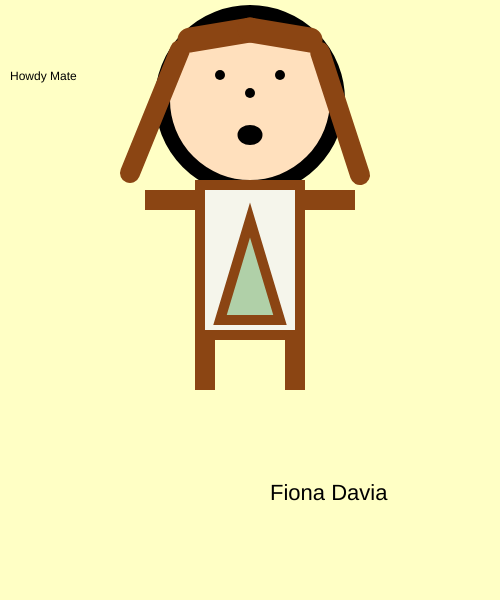
Frame 1 (no input)
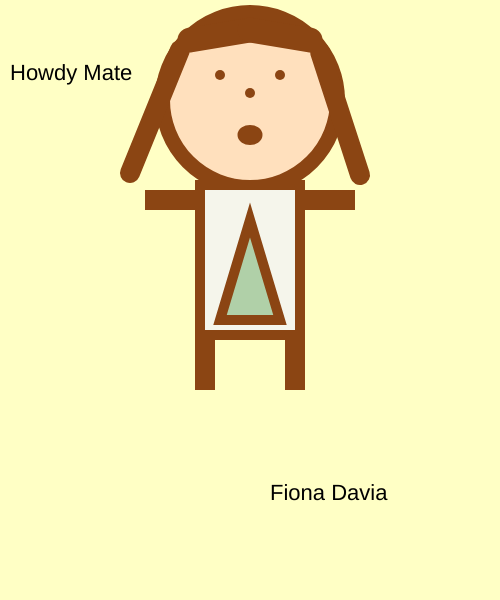
Frame 60 (no input)
Frame 120 (the mouse pressed at the canvas centre since frame 60): identical to frame 60, image omitted

The p5.js sketch that drew these frames (run headless with seeded random() and noise() and a simulated clock; from frame 60 on, the mouse is pressed at the canvas centre):

// p5.js sketch
// ── sketch.js
// Fiona Davia's Self-Portrait using p5.js
function setup() {
  createCanvas(500, 600);
}

function draw() {
  background(255, 255, 197);
fill(0);
text("Howdy Mate", 10, 80);

  // Head
  strokeWeight(15);
  fill(255, 224, 189);
  circle(250, 100, 175);

  // Eyes
  strokeWeight(10);
  fill(0);
  point(220, 75); // Left eye
  point(280, 75); // Right eye

  // Nose
  strokeWeight(10);
  point(250, 93);

  // Mouth
  fill(255, 100, 100);
  ellipse(250, 135, 15, 10);

  // Hair (with bangs)
  stroke(139, 69, 19);  // Auburn color

  strokeWeight(20); // Hairline weight
  line(130, 173, 180, 50);
  line(320, 52, 360, 175);

  strokeWeight(25); // Bangs weight
  line(190, 40, 250, 30);
  line(310, 40, 250, 30);

  // Body
  strokeWeight(10);
  fill(245, 245, 235);  // Off-white shirt
  rect(200, 185, 100, 150);
  
  // decoration
    fill(176, 208, 168);
    triangle(220,320,250,220,280,320)

  // Right Arm
  strokeWeight(10);
  fill(245, 245, 235);
  rect(300, 195, 50, 10);

  // Left Arm
  strokeWeight(10);
  rect(150, 195, 50, 10);

  // Left Leg
  strokeWeight(10);
  rect(200, 335, 10, 50);

  // Right Leg
  strokeWeight(10);
  rect(290, 335, 10, 50);

  // Signature
  strokeWeight(0)
fill(0);  // Black color for text
  textSize(22)
text("Fiona Davia", 270, 500);
}
// ── idex.html
<html>
    <head>
        <title>
            Self Portrait
        </title>
        <script src="https://cdnjs.cloudflare.com/ajax/libs/p5.js/1.4.0/p5.js"></script>
        <script src="sketch.js"></script>
    </head>
    <body>
    </body>
</html>
